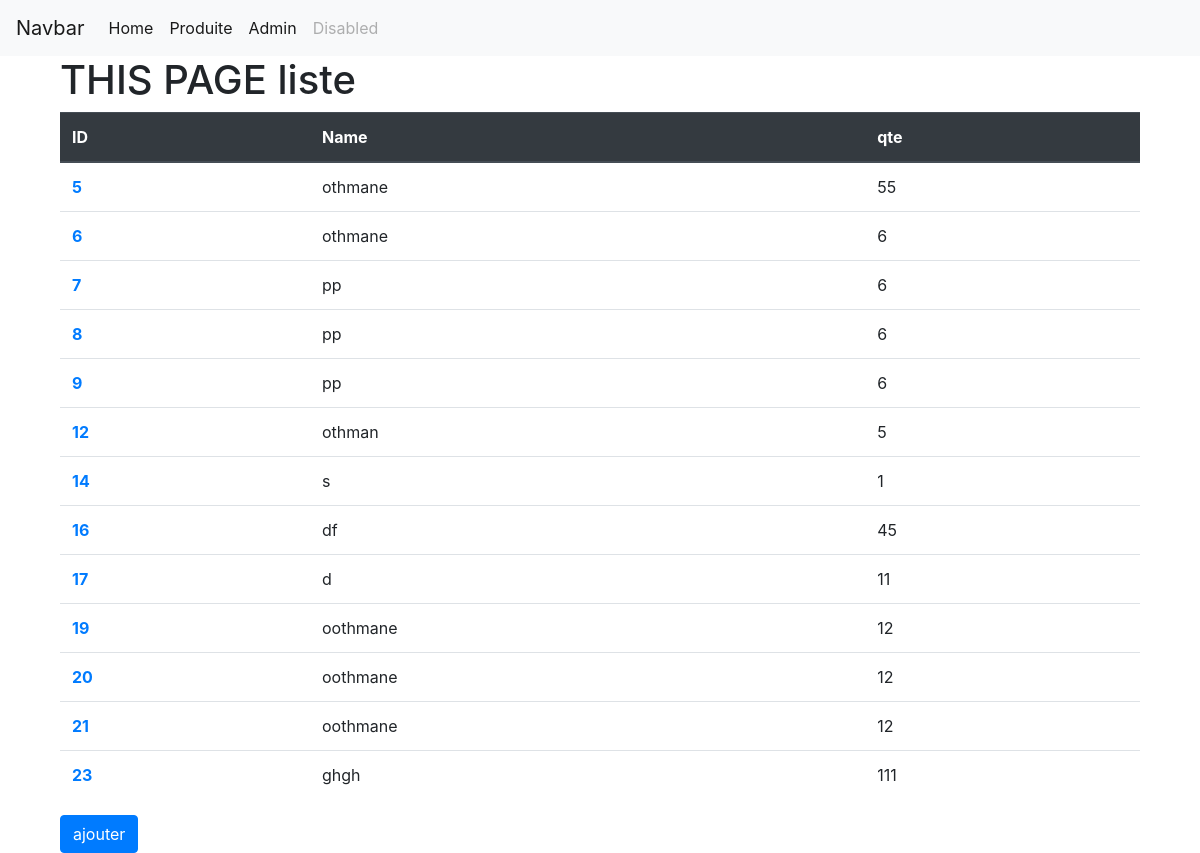
The app's page /produite/ with its own data.
### my_ap/models.py (models this page shows, shortened)
class Produite (models.Model) :
    name = models.CharField(max_length = 250)
    qte = models.PositiveIntegerField()

### my_ap/views.py (the view)
# urls.py: path('' , views.ProduiteListView.as_view() , name = 'produite'), # hada URL ta3 page Liste.html
class ProduiteListView(ListView):
    context_object_name = 'Liste_pro' #hadi nsha9oha fal html liste bah yafichiholna 3al chakl liste
    model = models.Produite
    template_name = 'Liste.html'

### template/Liste.html
<!DOCTYPE html>
 {% extends "basic.html" %}
 {% block body_block%}
 <div class="container">
        <h1>  THIS PAGE liste  </h1>
        <table class="table table-hover">
                     <thead class="thead-dark">
                        <tr>
                           <th scope="col">ID</th>
                           <th scope="col">Name</th>
                           <th scope="col">qte</th>
                         </tr>
                     </thead>
                    {% for pro in Liste_pro %}
                     <tr>
                        <th scope="row">  <a href=" {{pro.id}} ">  {{pro.id}} </a></th>
                        <td> {{pro.name}} </td>
                        <td> {{pro.qte}} </td>
                     </tr>
                    {% endfor %}
        </table>
 </div>
 <div class="container">
      <a  class="btn btn-primary" href="{% url 'my_ap:creat'  %} ">ajouter</a>
    </div>
 {% endblock%}

### template/basic.html (shortened to what this page needs)
<!DOCTYPE html>
{% load staticfiles %}
<html lang="en">
<head>
    <link rel="stylesheet" href="https://stackpath.bootstrapcdn.com/bootstrap/4.3.1/css/bootstrap.min.css">
</head>
<body>
    <nav class="navbar navbar-expand-lg navbar-light bg-light">
            <a class="navbar-brand" href="">Navbar</a>
            <div class="collapse navbar-collapse" id="navbarNavAltMarkup">
              <div class="navbar-nav">
                <a class="nav-item nav-link active" href=" {% url 'my_ap:Home' %} ">Home <span class="sr-only">(current)</span></a>
                <a class="nav-item nav-link active" href=" {% url 'my_ap:produite' %} "> Produite</a>
                <a class="nav-item nav-link active" href=" {% url 'admin:index' %} "> Admin</a>
                <a class="nav-item nav-link disabled" href="#" tabindex="-1" aria-disabled="true">Disabled</a>
              </div>
            </div>
          </nav>
    <div class="container">
        {% block body_block%}
        {%endblock%}
    </div>
</body>
</html>

### records on screen
Produite: id "5", name "othmane", qte "55"
Produite: id "6", name "othmane", qte "6"
Produite: id "7", name "pp", qte "6"
Produite: id "8", name "pp", qte "6"
Produite: id "9", name "pp", qte "6"
Produite: id "12", name "othman", qte "5"
Produite: id "14", name "s", qte "1"
Produite: id "16", name "df", qte "45"
Produite: id "17", name "d", qte "11"
Produite: id "19", name "oothmane", qte "12"
Produite: id "20", name "oothmane", qte "12"
Produite: id "21", name "oothmane", qte "12"
Produite: id "23", name "ghgh", qte "111"
